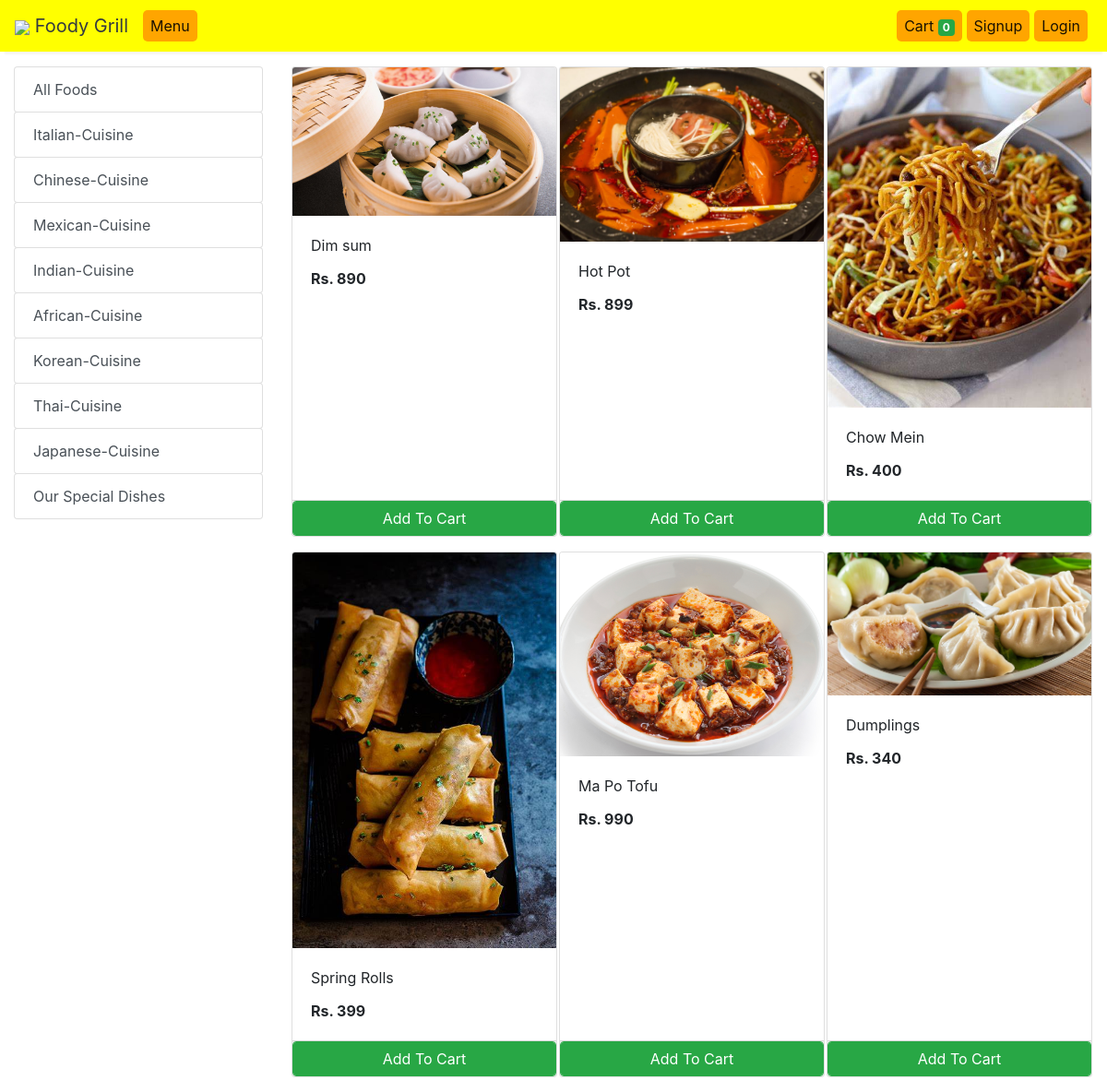
Screenshot of /store?category=23 with the database file from the repository.
### store/models/category.py (models this page shows, shortened)
class Category(models.Model):
    name= models.CharField(max_length=50)
    @staticmethod
    def get_all_categories():
        return Category.objects.all()

### store/models/product.py (models this page shows, shortened)
class Products(models.Model):
    name = models.CharField(max_length=60)
    price= models.IntegerField(default=0)
    category= models.ForeignKey(Category,on_delete=models.CASCADE,default=1 )
    description= models.CharField(max_length=250, default='', blank=True, null= True)
    image= models.ImageField(upload_to='uploads/products/')
    @staticmethod
    def get_all_products_by_categoryid(category_id):
        if category_id:
            return Products.objects.filter (category=category_id)
        else:
            return Products.get_all_products();

### store/views/home.py (the view)
# urls.py: path('' , include('store.urls'))
def store(request):
    cart = request.session.get('cart')
    if not cart:
        request.session['cart'] = {}
    products = None
    categories = Category.get_all_categories()
    categoryID = request.GET.get('category')
    if categoryID:
        products = Products.get_all_products_by_categoryid(categoryID)
    else:
        products = Products.get_all_products();
    data = {}
    data['products'] = products
    data['categories'] = categories
    print('you are : ', request.session.get('email'))
    return render(request, 'index.html', data)

### store/templatetags/cart.py (called while the page is built)
@register.filter (name='is_in_cart')
def is_in_cart(product, cart):
    keys = cart.keys ()
    for id in keys:
        if int (id) == product.id:
            return True
    return False;

### store/templatetags/custom_filter.py (called while the page is built)
@register.filter(name='currency')
def currency(number):
    return "Rs. "+str(number)

### store/templates/index.html (shortened to what this page needs)
{% extends 'base.html' %}
{% block content %}
{% load cart %}
{% load custom_filter %}
<div class="container-fluid mt-3">
	<div class="row">
		<div class="col-lg-3 mx-auto">
			<div class="list-group">
				<a href="/" class="list-group-item list-group-item-action btn btn-outline-success">All Foods</a>
				{% for category in categories %}
				<a href="/?category={{category.id}}"
					class="list-group-item list-group-item-action btn btn-outline-success ">{{category.name}}</a>
				{% endfor %}
			</div>
		</div>
		<div id='products' class="col-lg-9 mx-auto">
			<div class="row mx-auto">
				{% for product in products %}
				<div class="card mx-auto mb-3" id={{product.id}} style="width: 18rem;">
					<img class="card-img-top" src="{{product.image.url}}" alt="Card image cap">
					<div class="card-body">
						<p class="card-title">{{product.name}}</p>
						<p class="card-text"><b>{{product.price|currency}}</b></p>
					</div>
					<div class="card-footer p-0 no-gutters">
						{% if product|is_in_cart:request.session.cart %}
						<div class="row no-gutters">
							<form action="/#{{product.id}}" class="col-2 " method="post">
								{% csrf_token %}
								<input hidden type="text" name='product' value='{{product.id}}'>
								<input hidden type="text" name='remove' value='True'>
								<input type="submit" value=" - " class="btn btn-block btn-success border-right">
							</form>
							<div class="text-center col btn btn-success">{{product|cart_quantity:request.session.cart}} in Cart</div>
							<form action="/#{{product.id}}" class="col-2 " method="post">
								{% csrf_token %}
								<input hidden type="text" name='product' value='{{product.id}}'>
								<input type="submit" value=" + " class="btn btn-block btn-success border-left">
							</form>
						</div>
						{% else %}
						<form action="/#{{product.id}}" method="POST" class="btn-block">
							<input type="submit" class="float-right btn btn-success form-control"
								value="Add To Cart">
						</form>
						{% endif %}
					</div>
				</div>
				{% endfor %}
			</div>
		</div>
	</div>
</div>
{% endblock %}

### rows the page displays
Category: name "Italian-Cuisine"
Category: name "Chinese-Cuisine"
Category: name "Mexican-Cuisine"
Category: name "Indian-Cuisine"
Category: name "African-Cuisine"
Category: name "Korean-Cuisine"
Category: name "Thai-Cuisine"
Category: name "Japanese-Cuisine"
Category: name "Our Special Dishes"
Products: image (picture), name "Dim sum", price "Rs. 890"
Products: image (picture), name "Hot Pot", price "Rs. 899"
Products: image (picture), name "Chow Mein", price "Rs. 400"
Products: image (picture), name "Spring Rolls", price "Rs. 399"
Products: image (picture), name "Ma Po Tofu", price "Rs. 990"
Products: image (picture), name "Dumplings", price "Rs. 340"

### other values shown
{{ request.session.cart.keys|length }} "0"
